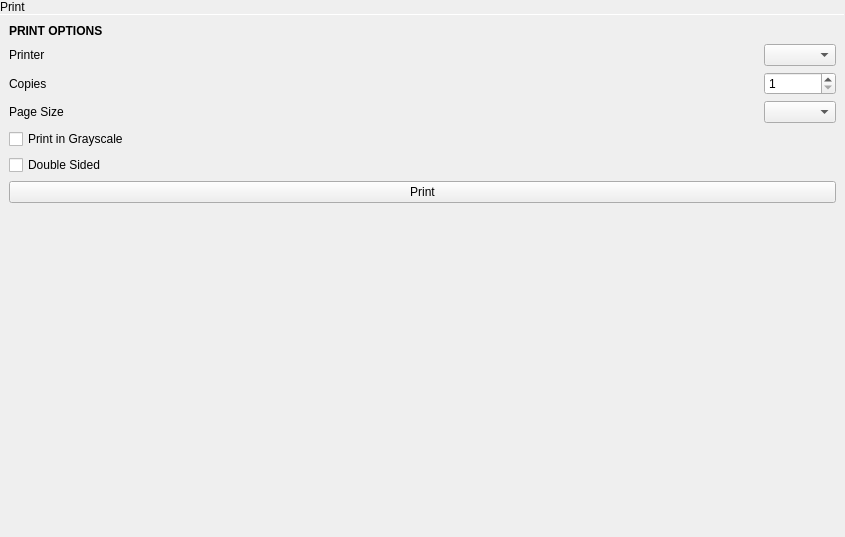
<?xml version="1.0" encoding="UTF-8"?>
<ui version="4.0">
 <class>tPrintPopover</class>
 <widget class="QWidget" name="tPrintPopover">
  <property name="geometry">
   <rect>
    <x>0</x>
    <y>0</y>
    <width>845</width>
    <height>537</height>
   </rect>
  </property>
  <property name="windowTitle">
   <string notr="true">Form</string>
  </property>
  <layout class="QVBoxLayout" name="verticalLayout">
   <property name="spacing">
    <number>0</number>
   </property>
   <property name="leftMargin">
    <number>0</number>
   </property>
   <property name="topMargin">
    <number>0</number>
   </property>
   <property name="rightMargin">
    <number>0</number>
   </property>
   <property name="bottomMargin">
    <number>0</number>
   </property>
   <item>
    <widget class="tTitleLabel" name="titleLabel">
     <property name="text">
      <string notr="true">Print</string>
     </property>
    </widget>
   </item>
   <item>
    <layout class="QHBoxLayout" name="printerLayout">
     <property name="spacing">
      <number>0</number>
     </property>
     <property name="leftMargin">
      <number>0</number>
     </property>
     <property name="topMargin">
      <number>0</number>
     </property>
     <property name="rightMargin">
      <number>0</number>
     </property>
     <property name="bottomMargin">
      <number>0</number>
     </property>
     <item>
      <widget class="QWidget" name="printSettingsWidget" native="true">
       <layout class="QVBoxLayout" name="printSettingsLayout">
        <property name="spacing">
         <number>0</number>
        </property>
        <property name="leftMargin">
         <number>0</number>
        </property>
        <property name="topMargin">
         <number>0</number>
        </property>
        <property name="rightMargin">
         <number>0</number>
        </property>
        <property name="bottomMargin">
         <number>0</number>
        </property>
        <item>
         <layout class="QVBoxLayout" name="customPrintSettingsLayout">
          <property name="spacing">
           <number>0</number>
          </property>
          <property name="leftMargin">
           <number>0</number>
          </property>
          <property name="topMargin">
           <number>0</number>
          </property>
          <property name="rightMargin">
           <number>0</number>
          </property>
          <property name="bottomMargin">
           <number>0</number>
          </property>
         </layout>
        </item>
        <item>
         <widget class="Line" name="singlePixelHorizontalLine">
          <property name="maximumSize">
           <size>
            <width>16777215</width>
            <height>1</height>
           </size>
          </property>
          <property name="orientation">
           <enum>Qt::Horizontal</enum>
          </property>
         </widget>
        </item>
        <item>
         <widget class="QWidget" name="printOptionsWidget" native="true">
          <layout class="QGridLayout" name="gridLayout">
           <item row="3" column="0">
            <widget class="QLabel" name="label_5">
             <property name="text">
              <string>Page Size</string>
             </property>
            </widget>
           </item>
           <item row="3" column="1">
            <widget class="QComboBox" name="pageSizeBox"/>
           </item>
           <item row="1" column="0">
            <widget class="QLabel" name="label_3">
             <property name="sizePolicy">
              <sizepolicy hsizetype="Expanding" vsizetype="Preferred">
               <horstretch>0</horstretch>
               <verstretch>0</verstretch>
              </sizepolicy>
             </property>
             <property name="text">
              <string>Printer</string>
             </property>
            </widget>
           </item>
           <item row="4" column="0" colspan="2">
            <widget class="QCheckBox" name="grayscaleBox">
             <property name="text">
              <string>Print in Grayscale</string>
             </property>
            </widget>
           </item>
           <item row="6" column="0" colspan="2">
            <widget class="QPushButton" name="printButton">
             <property name="text">
              <string>Print</string>
             </property>
             <property name="icon">
              <iconset theme="document-print">
               <normaloff>.</normaloff>.</iconset>
             </property>
            </widget>
           </item>
           <item row="2" column="0">
            <widget class="QLabel" name="label_4">
             <property name="text">
              <string>Copies</string>
             </property>
            </widget>
           </item>
           <item row="5" column="0" colspan="2">
            <widget class="QCheckBox" name="duplexBox">
             <property name="text">
              <string>Double Sided</string>
             </property>
            </widget>
           </item>
           <item row="0" column="0" colspan="2">
            <widget class="QLabel" name="label_2">
             <property name="font">
              <font>
               <bold>true</bold>
              </font>
             </property>
             <property name="text">
              <string>PRINT OPTIONS</string>
             </property>
            </widget>
           </item>
           <item row="2" column="1">
            <widget class="QSpinBox" name="copiesBox">
             <property name="minimum">
              <number>1</number>
             </property>
            </widget>
           </item>
           <item row="1" column="1">
            <widget class="QComboBox" name="printerBox"/>
           </item>
          </layout>
         </widget>
        </item>
        <item>
         <spacer name="verticalSpacer">
          <property name="orientation">
           <enum>Qt::Vertical</enum>
          </property>
          <property name="sizeHint" stdset="0">
           <size>
            <width>20</width>
            <height>40</height>
           </size>
          </property>
         </spacer>
        </item>
       </layout>
      </widget>
     </item>
    </layout>
   </item>
  </layout>
 </widget>
 <customwidgets>
  <customwidget>
   <class>tTitleLabel</class>
   <extends>QLabel</extends>
   <header location="global">ttitlelabel.h</header>
   <slots>
    <signal>backButtonClicked()</signal>
   </slots>
  </customwidget>
 </customwidgets>
 <resources/>
 <connections/>
</ui>
